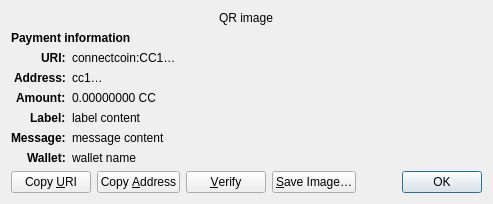
<?xml version="1.0" encoding="UTF-8"?>
<ui version="4.0">
 <class>ReceiveRequestDialog</class>
 <widget class="QDialog" name="ReceiveRequestDialog">
  <property name="geometry">
   <rect>
    <x>0</x>
    <y>0</y>
    <width>413</width>
    <height>229</height>
   </rect>
  </property>
  <property name="windowTitle">
   <string>Request payment to …</string>
  </property>
  <layout class="QGridLayout" name="gridLayout" columnstretch="0,1">
   <property name="sizeConstraint">
    <enum>QLayout::SetFixedSize</enum>
   </property>
   <item row="0" column="0" colspan="2" alignment="Qt::AlignHCenter">
    <widget class="QRImageWidget" name="qr_code">
     <property name="text">
      <string notr="true">QR image</string>
     </property>
     <property name="textInteractionFlags">
      <set>Qt::NoTextInteraction</set>
     </property>
    </widget>
   </item>
   <item row="1" column="0" colspan="2">
    <widget class="QLabel" name="payment_header">
     <property name="font">
      <font>
       <weight>75</weight>
       <bold>true</bold>
      </font>
     </property>
     <property name="text">
      <string>Payment information</string>
     </property>
     <property name="textInteractionFlags">
      <set>Qt::NoTextInteraction</set>
     </property>
    </widget>
   </item>
   <item row="2" column="0" alignment="Qt::AlignRight|Qt::AlignTop">
    <widget class="QLabel" name="uri_tag">
     <property name="font">
      <font>
       <weight>75</weight>
       <bold>true</bold>
      </font>
     </property>
     <property name="text">
      <string notr="true">URI:</string>
     </property>
     <property name="textFormat">
      <enum>Qt::PlainText</enum>
     </property>
     <property name="textInteractionFlags">
      <set>Qt::NoTextInteraction</set>
     </property>
    </widget>
   </item>
   <item row="2" column="1" alignment="Qt::AlignTop">
    <widget class="QLabel" name="uri_content">
     <property name="text">
      <string notr="true">connectcoin:CC1…</string>
     </property>
     <property name="textFormat">
      <enum>Qt::RichText</enum>
     </property>
     <property name="wordWrap">
      <bool>true</bool>
     </property>
     <property name="textInteractionFlags">
      <set>Qt::TextSelectableByMouse</set>
     </property>
    </widget>
   </item>
   <item row="3" column="0" alignment="Qt::AlignRight|Qt::AlignTop">
    <widget class="QLabel" name="address_tag">
     <property name="font">
      <font>
       <weight>75</weight>
       <bold>true</bold>
      </font>
     </property>
     <property name="text">
      <string>Address:</string>
     </property>
     <property name="textInteractionFlags">
      <set>Qt::NoTextInteraction</set>
     </property>
    </widget>
   </item>
   <item row="3" column="1" alignment="Qt::AlignTop">
    <widget class="QLabel" name="address_content">
     <property name="text">
      <string notr="true">cc1…</string>
     </property>
     <property name="textFormat">
      <enum>Qt::PlainText</enum>
     </property>
     <property name="textInteractionFlags">
      <set>Qt::TextSelectableByMouse</set>
     </property>
    </widget>
   </item>
   <item row="4" column="0" alignment="Qt::AlignRight|Qt::AlignTop">
    <widget class="QLabel" name="amount_tag">
     <property name="font">
      <font>
       <weight>75</weight>
       <bold>true</bold>
      </font>
     </property>
     <property name="text">
      <string>Amount:</string>
     </property>
     <property name="textInteractionFlags">
      <set>Qt::NoTextInteraction</set>
     </property>
    </widget>
   </item>
   <item row="4" column="1" alignment="Qt::AlignTop">
    <widget class="QLabel" name="amount_content">
     <property name="text">
      <string notr="true">0.00000000 CC</string>
     </property>
     <property name="textFormat">
      <enum>Qt::PlainText</enum>
     </property>
     <property name="textInteractionFlags">
      <set>Qt::TextSelectableByMouse</set>
     </property>
    </widget>
   </item>
   <item row="5" column="0" alignment="Qt::AlignRight|Qt::AlignTop">
    <widget class="QLabel" name="label_tag">
     <property name="font">
      <font>
       <weight>75</weight>
       <bold>true</bold>
      </font>
     </property>
     <property name="text">
      <string>Label:</string>
     </property>
     <property name="textInteractionFlags">
      <set>Qt::NoTextInteraction</set>
     </property>
    </widget>
   </item>
   <item row="5" column="1" alignment="Qt::AlignTop">
    <widget class="QLabel" name="label_content">
     <property name="text">
      <string notr="true">label content</string>
     </property>
     <property name="textFormat">
      <enum>Qt::PlainText</enum>
     </property>
     <property name="wordWrap">
      <bool>true</bool>
     </property>
     <property name="textInteractionFlags">
      <set>Qt::TextSelectableByMouse</set>
     </property>
    </widget>
   </item>
   <item row="6" column="0" alignment="Qt::AlignRight|Qt::AlignTop">
    <widget class="QLabel" name="message_tag">
     <property name="font">
      <font>
       <weight>75</weight>
       <bold>true</bold>
      </font>
     </property>
     <property name="text">
      <string>Message:</string>
     </property>
     <property name="textInteractionFlags">
      <set>Qt::NoTextInteraction</set>
     </property>
    </widget>
   </item>
   <item row="6" column="1" alignment="Qt::AlignTop">
    <widget class="QLabel" name="message_content">
     <property name="text">
      <string notr="true">message content</string>
     </property>
     <property name="textFormat">
      <enum>Qt::PlainText</enum>
     </property>
     <property name="wordWrap">
      <bool>true</bool>
     </property>
     <property name="textInteractionFlags">
      <set>Qt::TextSelectableByMouse</set>
     </property>
    </widget>
   </item>
   <item row="7" column="0" alignment="Qt::AlignRight|Qt::AlignTop">
    <widget class="QLabel" name="wallet_tag">
     <property name="font">
      <font>
       <weight>75</weight>
       <bold>true</bold>
      </font>
     </property>
     <property name="text">
      <string>Wallet:</string>
     </property>
     <property name="textInteractionFlags">
      <set>Qt::NoTextInteraction</set>
     </property>
    </widget>
   </item>
   <item row="7" column="1" alignment="Qt::AlignTop">
    <widget class="QLabel" name="wallet_content">
     <property name="text">
      <string notr="true">wallet name</string>
     </property>
     <property name="textFormat">
      <enum>Qt::PlainText</enum>
     </property>
     <property name="wordWrap">
      <bool>true</bool>
     </property>
     <property name="textInteractionFlags">
      <set>Qt::TextSelectableByMouse</set>
     </property>
    </widget>
   </item>
   <item row="8" column="0" colspan="2">
    <layout class="QHBoxLayout" name="horizontalLayout">
     <item>
      <widget class="QPushButton" name="btnCopyURI">
       <property name="text">
        <string>Copy &amp;URI</string>
       </property>
       <property name="autoDefault">
        <bool>false</bool>
       </property>
      </widget>
     </item>
     <item>
      <widget class="QPushButton" name="btnCopyAddress">
       <property name="text">
        <string>Copy &amp;Address</string>
       </property>
       <property name="autoDefault">
        <bool>false</bool>
       </property>
      </widget>
     </item>
     <item>
      <widget class="QPushButton" name="btnVerify">
       <property name="text">
        <string>&amp;Verify</string>
       </property>
       <property name="toolTip">
        <string>Verify this address on e.g. a hardware wallet screen</string>
       </property>
       <property name="autoDefault">
        <bool>false</bool>
       </property>
      </widget>
     </item>
     <item>
      <widget class="QPushButton" name="btnSaveAs">
       <property name="text">
        <string>&amp;Save Image…</string>
       </property>
       <property name="autoDefault">
        <bool>false</bool>
       </property>
      </widget>
     </item>
     <item>
      <spacer name="horizontalSpacer_2">
       <property name="orientation">
        <enum>Qt::Horizontal</enum>
       </property>
       <property name="sizeHint" stdset="0">
        <size>
         <width>40</width>
         <height>20</height>
        </size>
       </property>
      </spacer>
     </item>
     <item>
      <widget class="QDialogButtonBox" name="buttonBox">
       <property name="focusPolicy">
        <enum>Qt::StrongFocus</enum>
       </property>
       <property name="standardButtons">
        <set>QDialogButtonBox::Ok</set>
       </property>
      </widget>
     </item>
    </layout>
   </item>
  </layout>
 </widget>
 <customwidgets>
  <customwidget>
   <class>QRImageWidget</class>
   <extends>QLabel</extends>
   <header>qt/qrimagewidget.h</header>
  </customwidget>
 </customwidgets>
 <tabstops>
  <tabstop>buttonBox</tabstop>
  <tabstop>btnCopyURI</tabstop>
  <tabstop>btnCopyAddress</tabstop>
  <tabstop>btnSaveAs</tabstop>
 </tabstops>
 <resources/>
 <connections>
  <connection>
   <sender>buttonBox</sender>
   <signal>accepted()</signal>
   <receiver>ReceiveRequestDialog</receiver>
   <slot>accept()</slot>
   <hints>
    <hint type="sourcelabel">
     <x>135</x>
     <y>230</y>
    </hint>
    <hint type="destinationlabel">
     <x>135</x>
     <y>126</y>
    </hint>
   </hints>
  </connection>
 </connections>
</ui>
